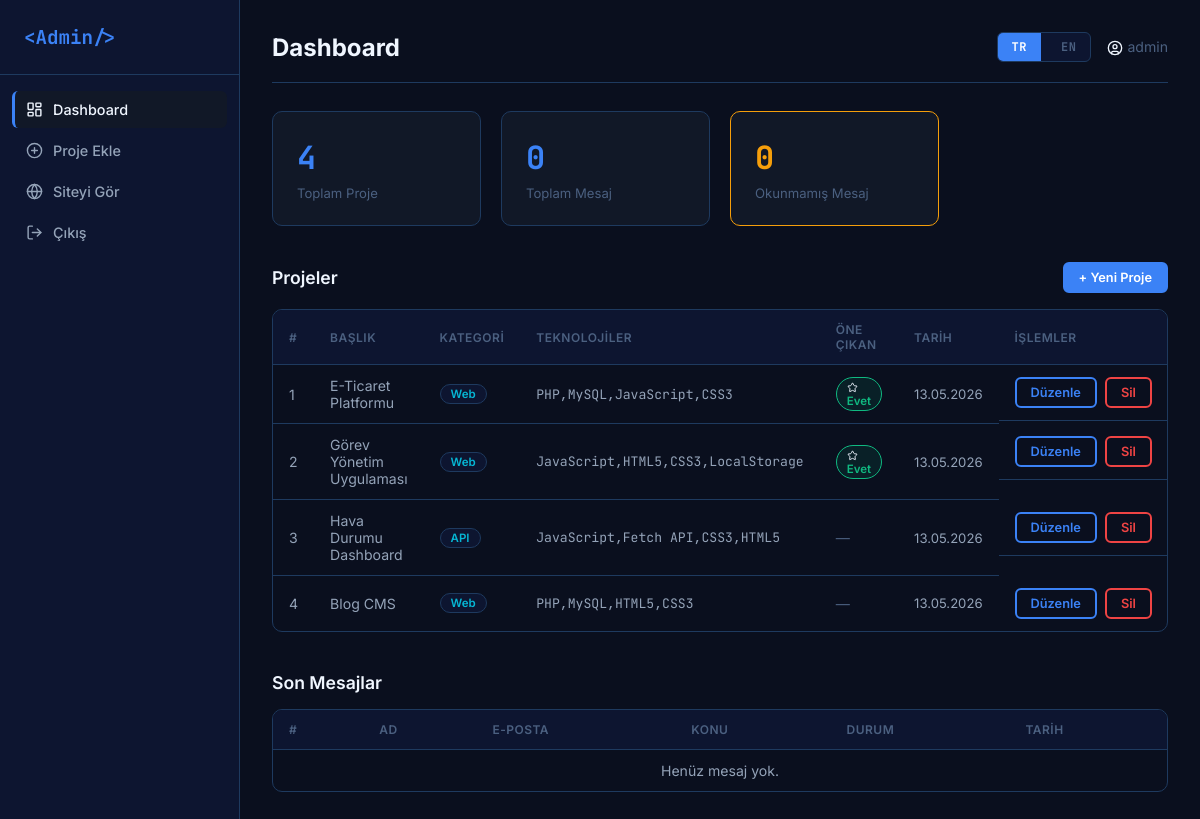
Page /admin/dashboard.php (signed in) on the committed database.
### tables this page shows
CREATE TABLE IF NOT EXISTS `projects` (
  `id`             INT UNSIGNED    NOT NULL AUTO_INCREMENT,
  `title`          VARCHAR(150)    NOT NULL,
  `title_en`       VARCHAR(150)    NOT NULL DEFAULT '',
  `description`    TEXT            NOT NULL,
  `description_en` TEXT            NOT NULL,
  `image_url`      VARCHAR(500)    NOT NULL DEFAULT 'assets/images/project-placeholder.png',
  `technologies`   VARCHAR(300)    NOT NULL,
  `category`       VARCHAR(80)     NOT NULL DEFAULT 'Web',
  `project_url`    VARCHAR(500)             DEFAULT NULL,
  `github_url`     VARCHAR(500)             DEFAULT NULL,
  `is_featured`    TINYINT(1)      NOT NULL DEFAULT 0,
  `sort_order`     INT UNSIGNED    NOT NULL DEFAULT 0,
  `created_at`     TIMESTAMP       NOT NULL DEFAULT CURRENT_TIMESTAMP,
  `updated_at`     TIMESTAMP       NOT NULL DEFAULT CURRENT_TIMESTAMP ON UPDATE CURRENT_TIMESTAMP,
  PRIMARY KEY (`id`)
);

### admin/dashboard.php (the view, shortened to what this page needs)
<?php
$pdo = getPDO();
$projectCount = (int)$pdo->query('SELECT COUNT(*) FROM projects')->fetchColumn();
$messageCount = (int)$pdo->query('SELECT COUNT(*) FROM messages')->fetchColumn();
$unreadCount  = (int)$pdo->query('SELECT COUNT(*) FROM messages WHERE is_read = 0')->fetchColumn();
$projects = $pdo->query(
    'SELECT id, title, category, technologies, is_featured, sort_order, created_at FROM projects ORDER BY sort_order ASC, created_at DESC'
)->fetchAll();
$messages = $pdo->query(
    'SELECT id, name, email, subject, is_read, created_at FROM messages ORDER BY created_at DESC LIMIT 10'
)->fetchAll();
$adminLang = 'tr';
?>
<!DOCTYPE html>
<html lang="tr" data-theme="dark">
<head>
  <link rel="stylesheet" href="assets/css/admin.css" />
</head>
<body>
  <aside class="sidebar">
    <div class="sidebar__logo">&lt;Admin/&gt;</div>
    <nav class="sidebar__nav">
      <a href="dashboard.php" class="sidebar__link active">
        <i data-lucide="layout-dashboard"></i> <span data-admin-i18n="dashboard">Dashboard</span>
      </a>
      <a href="add_project.php" class="sidebar__link">
        <i data-lucide="plus-circle"></i> <span data-admin-i18n="add_project">Proje Ekle</span>
      </a>
      <a href="#" class="sidebar__link" id="viewSiteBtn">
        <i data-lucide="globe"></i> <span data-admin-i18n="view_site">Siteyi Gör</span>
      </a>
      <a href="logout.php" class="sidebar__link sidebar__link--danger">
        <i data-lucide="log-out"></i> <span data-admin-i18n="logout">Çıkış</span>
      </a>
    </nav>
  </aside>
  <main class="admin-main">
    <header class="admin-header">
      <h1 data-admin-i18n="dashboard">Dashboard</h1>
      <div style="display:flex;align-items:center;gap:16px;">
        <div class="admin-lang-toggle">
          <button class="admin-lang-btn <?= $adminLang === 'tr' ? 'active' : '' ?>" data-lang="tr">TR</button>
          <button class="admin-lang-btn <?= $adminLang === 'en' ? 'active' : '' ?>" data-lang="en">EN</button>
        </div>
        <span class="admin-user"><i data-lucide="user-circle" style="width:16px;height:16px;vertical-align:middle;margin-right:4px;"></i><?= htmlspecialchars($_SESSION[SESSION_KEY]) ?></span>
      </div>
    </header>
    <div class="stats-grid">
      <div class="stat-card">
        <span class="stat-card__num"><?= $projectCount ?></span>
        <span class="stat-card__label">Toplam Proje</span>
      </div>
      <div class="stat-card">
        <span class="stat-card__num"><?= $messageCount ?></span>
        <span class="stat-card__label">Toplam Mesaj</span>
      </div>
      <div class="stat-card stat-card--accent">
        <span class="stat-card__num"><?= $unreadCount ?></span>
        <span class="stat-card__label">Okunmamış Mesaj</span>
      </div>
    </div>
    <section class="admin-section">
      <div class="admin-section__header">
        <h2>Projeler</h2>
        <a href="add_project.php" class="btn btn--primary btn--sm">+ Yeni Proje</a>
      </div>
      <div class="table-wrap">
        <table class="admin-table">
          <thead>
            <tr>
              <th>#</th>
              <th>Başlık</th>
              <th>Kategori</th>
              <th>Teknolojiler</th>
              <th>Öne Çıkan</th>
              <th>Tarih</th>
              <th>İşlemler</th>
            </tr>
          </thead>
          <tbody>
            <?php if (empty($projects)): ?>
              <tr><td colspan="7" class="text-center text-muted">Henüz proje yok.</td></tr>
            <?php else: ?>
              <?php foreach ($projects as $p): ?>
              <tr>
                <td><?= $p['id'] ?></td>
                <td><?= htmlspecialchars($p['title']) ?></td>
                <td><span class="badge"><?= htmlspecialchars($p['category']) ?></span></td>
                <td class="text-mono text-sm"><?= htmlspecialchars($p['technologies']) ?></td>
                <td><?= $p['is_featured'] ? '<span class="badge badge--success"><i data-lucide="star" style="width:11px;height:11px;vertical-align:middle;"></i> Evet</span>' : '<span class="text-muted">—</span>' ?></td>
                <td class="text-sm text-muted"><?= date('d.m.Y', strtotime($p['created_at'])) ?></td>
                <td class="actions">
                  <a href="edit_project.php?id=<?= $p['id'] ?>" class="btn btn--sm btn--outline">Düzenle</a>
                  <form method="POST" action="delete_project.php" style="display:inline"
                        onsubmit="return confirm('Bu projeyi silmek istediğinize emin misiniz?')">
                    <button type="submit" class="btn btn--sm btn--danger">Sil</button>
                  </form>
                </td>
              </tr>
              <?php endforeach; ?>
            <?php endif; ?>
          </tbody>
        </table>
      </div>
    </section>
    <section class="admin-section">
      <div class="admin-section__header">
        <h2>Son Mesajlar</h2>
      </div>
      <div class="table-wrap">
        <table class="admin-table">
          <thead>
            <tr>
              <th>#</th>
              <th>Ad</th>
              <th>E-posta</th>
              <th>Konu</th>
              <th>Durum</th>
              <th>Tarih</th>
            </tr>
          </thead>
          <tbody>
            <?php if (empty($messages)): ?>
              <tr><td colspan="6" class="text-center text-muted">Henüz mesaj yok.</td></tr>
            <?php endif; ?>
          </tbody>
        </table>
      </div>
    </section>
  </main>
</body>
</html>

### rows in the picture
projects: id "1", title "E-Ticaret Platformu", category "Web", technologies "PHP,MySQL,JavaScript,CSS3", is_featured 1 (drawn), created_at "13.05.2026"
projects: id "2", title "Görev Yönetim Uygulaması", category "Web", technologies "JavaScript,HTML5,CSS3,LocalStorage", is_featured 1 (drawn), created_at "13.05.2026"
projects: id "3", title "Hava Durumu Dashboard", category "API", technologies "JavaScript,Fetch API,CSS3,HTML5", created_at "13.05.2026"
projects: id "4", title "Blog CMS", category "Web", technologies "PHP,MySQL,HTML5,CSS3", created_at "13.05.2026"

### other values in the picture
$_SESSION[SESSION_KEY] "admin"
$projectCount "4"
$messageCount "0"
$unreadCount "0"
